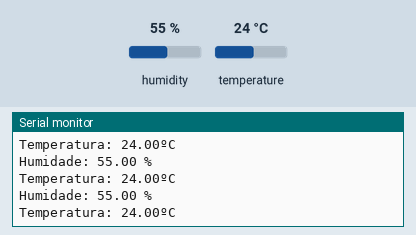
A sketch run on a simulated ESP8266 (NodeMCU). Shown: the last lines printed to the serial monitor. The inputs (shaded band) are chosen by the test bench; at power-on: humidity 55 %, temperature 24 °C. WiFi joins after 1.5 s; servers stay silent unless stated.

Above: at 2.7 s.
2.8 s: humidity set to 22 %
At 4.0 s:
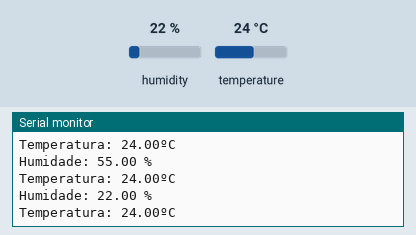
5.5 s: temperature set to 12 °C
At 6.0 s:
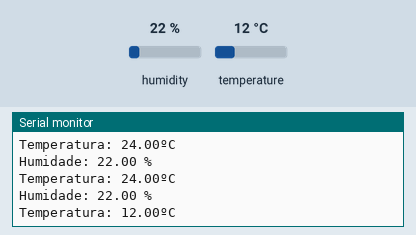
8.2 s: humidity set to 40 %
At 8.6 s:
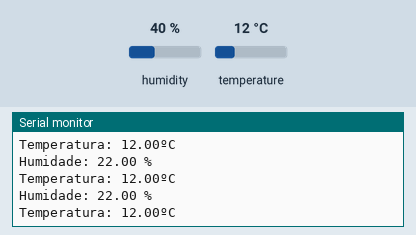
Timing chart, 0 to 11.2 s (numbered marks = the images above; inputs shaded):
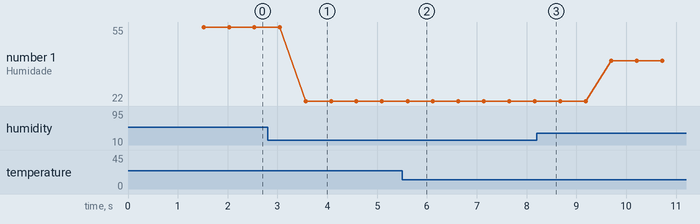

Measured:
- after the input at 2.8 s, the serial monitor: prints a new line after 0.76 s (image 1)
- after the input at 5.5 s, the serial monitor: prints a new line after 0.11 s (image 2)
- plotted number 1: 55 → 22 after the input at 2.8 s, 22 → 40 after the input at 8.2 s

The sketch:

dht22+firebase.ino
```cpp
#include <FirebaseArduino.h> // Firebase library
#include "DHT.h"
#include <DHT.h> // inlcude dht library
#include <DHT_U.h>
#include  <ESP8266WiFi.h> // include esp8266 library
#define FIREBASE_HOST "your-firebase-host-without http:// "
#define FIREBASE_AUTH "do not need to put this"
#define WIFI_SSID "your ssid"
#define WIFI_PASSWORD "your password"

#define DHTPIN 0    // Pin 0 in my case of ESP8266
#define DHTTYPE DHT22   // define sensor as dht22
DHT dht(DHTPIN, DHTTYPE);

void setup() {
 Serial.begin(115200);

  Serial.print("A ligar a: ");
  Serial.println(WIFI_SSID);
  WiFi.begin(WIFI_SSID, WIFI_PASSWORD);
  while (WiFi.status() != WL_CONNECTED) {
    delay(500);
    Serial.print(".");
  }
Serial.println("");
  Serial.println("Ligado");
  Serial.println("IP address: ");
  Serial.println(WiFi.localIP());

  dht.begin();
  Firebase.begin(FIREBASE_HOST, FIREBASE_AUTH);

}
void loop() {
  delay(10);
  float h = dht.readHumidity();
  float t = dht.readTemperature();
Serial.print("Humidade: "); Serial.print(h); Serial.println(" %");
Serial.print("Temperatura: "); Serial.print(t); Serial.println("ºC");
Firebase.setFloat ("Temperature",t);
Firebase.setFloat ("Humidity",h);
  delay(200);
}
```
